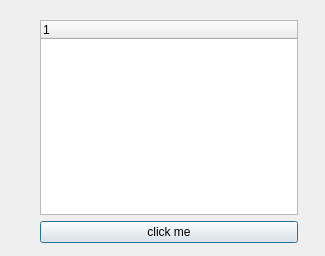
<?xml version="1.0" encoding="UTF-8"?>
<ui version="4.0">
 <class>Dialog</class>
 <widget class="QDialog" name="Dialog">
  <property name="geometry">
   <rect>
    <x>0</x>
    <y>0</y>
    <width>325</width>
    <height>256</height>
   </rect>
  </property>
  <property name="windowTitle">
   <string>Dialog</string>
  </property>
  <widget class="QWidget" name="">
   <property name="geometry">
    <rect>
     <x>40</x>
     <y>20</y>
     <width>258</width>
     <height>223</height>
    </rect>
   </property>
   <layout class="QVBoxLayout" name="verticalLayout">
    <item>
     <widget class="QTreeWidget" name="treeWidget">
      <column>
       <property name="text">
        <string notr="true">1</string>
       </property>
      </column>
     </widget>
    </item>
    <item>
     <widget class="QPushButton" name="pushButton">
      <property name="text">
       <string>click me</string>
      </property>
     </widget>
    </item>
   </layout>
  </widget>
 </widget>
 <resources/>
 <connections/>
</ui>
